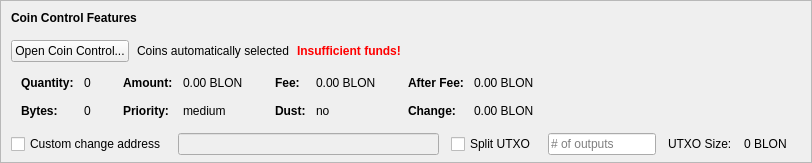
    <widget class="QFrame" name="frameCoinControl">
     <property name="sizePolicy">
      <sizepolicy hsizetype="Expanding" vsizetype="Expanding">
       <horstretch>0</horstretch>
       <verstretch>0</verstretch>
      </sizepolicy>
     </property>
     <property name="maximumSize">
      <size>
       <width>16777215</width>
       <height>16777215</height>
      </size>
     </property>
     <property name="frameShape">
      <enum>QFrame::StyledPanel</enum>
     </property>
     <property name="frameShadow">
      <enum>QFrame::Sunken</enum>
     </property>
     <layout class="QVBoxLayout" name="verticalLayoutCoinControl2">
      <property name="spacing">
       <number>0</number>
      </property>
      <property name="leftMargin">
       <number>0</number>
      </property>
      <property name="topMargin">
       <number>0</number>
      </property>
      <property name="rightMargin">
       <number>0</number>
      </property>
      <property name="bottomMargin">
       <number>6</number>
      </property>
      <item>
       <layout class="QVBoxLayout" name="verticalLayoutCoinControl" stretch="0,0,0,0,1">
        <property name="spacing">
         <number>0</number>
        </property>
        <property name="leftMargin">
         <number>10</number>
        </property>
        <property name="topMargin">
         <number>10</number>
        </property>
        <item>
         <layout class="QHBoxLayout" name="horizontalLayoutCoinControl1">
          <property name="bottomMargin">
           <number>15</number>
          </property>
          <item>
           <widget class="QLabel" name="labelCoinControlFeatures">
            <property name="sizePolicy">
             <sizepolicy hsizetype="Preferred" vsizetype="Maximum">
              <horstretch>0</horstretch>
              <verstretch>0</verstretch>
             </sizepolicy>
            </property>
            <property name="font">
             <font>
              <weight>75</weight>
              <bold>true</bold>
             </font>
            </property>
            <property name="styleSheet">
             <string notr="true">font-weight:bold;</string>
            </property>
            <property name="text">
             <string>Coin Control Features</string>
            </property>
           </widget>
          </item>
         </layout>
        </item>
        <item>
         <layout class="QHBoxLayout" name="horizontalLayoutCoinControl2" stretch="0,0,0,0">
          <property name="spacing">
           <number>8</number>
          </property>
          <property name="bottomMargin">
           <number>10</number>
          </property>
          <item>
           <widget class="QPushButton" name="pushButtonCoinControl">
            <property name="styleSheet">
             <string notr="true"/>
            </property>
            <property name="text">
             <string>Open Coin Control...</string>
            </property>
            <property name="autoDefault">
             <bool>false</bool>
            </property>
           </widget>
          </item>
          <item>
           <widget class="QLabel" name="labelCoinControlAutomaticallySelected">
            <property name="text">
             <string>Coins automatically selected</string>
            </property>
            <property name="margin">
             <number>5</number>
            </property>
           </widget>
          </item>
          <item>
           <widget class="QLabel" name="labelCoinControlInsuffFunds">
            <property name="font">
             <font>
              <weight>75</weight>
              <bold>true</bold>
             </font>
            </property>
            <property name="styleSheet">
             <string notr="true">color:red;font-weight:bold;</string>
            </property>
            <property name="text">
             <string>Insufficient funds!</string>
            </property>
            <property name="margin">
             <number>5</number>
            </property>
           </widget>
          </item>
          <item>
           <spacer name="horizontalSpacerCoinControl">
            <property name="orientation">
             <enum>Qt::Horizontal</enum>
            </property>
            <property name="sizeHint" stdset="0">
             <size>
              <width>40</width>
              <height>1</height>
             </size>
            </property>
           </spacer>
          </item>
         </layout>
        </item>
        <item>
         <widget class="QWidget" name="widgetCoinControl" native="true">
          <property name="sizePolicy">
           <sizepolicy hsizetype="Preferred" vsizetype="Preferred">
            <horstretch>0</horstretch>
            <verstretch>0</verstretch>
           </sizepolicy>
          </property>
          <property name="minimumSize">
           <size>
            <width>0</width>
            <height>0</height>
           </size>
          </property>
          <property name="styleSheet">
           <string notr="true"/>
          </property>
          <layout class="QHBoxLayout" name="horizontalLayoutCoinControl5">
           <property name="leftMargin">
            <number>0</number>
           </property>
           <property name="topMargin">
            <number>0</number>
           </property>
           <property name="rightMargin">
            <number>0</number>
           </property>
           <property name="bottomMargin">
            <number>0</number>
           </property>
           <item>
            <layout class="QHBoxLayout" name="horizontalLayoutCoinControl3" stretch="0,0,0,1">
             <property name="spacing">
              <number>20</number>
             </property>
             <property name="topMargin">
              <number>0</number>
             </property>
             <property name="bottomMargin">
              <number>10</number>
             </property>
             <item>
              <layout class="QFormLayout" name="formLayoutCoinControl1">
               <property name="horizontalSpacing">
                <number>10</number>
               </property>
               <property name="verticalSpacing">
                <number>14</number>
               </property>
               <property name="leftMargin">
                <number>10</number>
               </property>
               <property name="topMargin">
                <number>4</number>
               </property>
               <property name="rightMargin">
                <number>6</number>
               </property>
               <item row="0" column="0">
                <widget class="QLabel" name="labelCoinControlQuantityText">
                 <property name="font">
                  <font>
                   <weight>75</weight>
                   <bold>true</bold>
                  </font>
                 </property>
                 <property name="text">
                  <string>Quantity:</string>
                 </property>
                 <property name="margin">
                  <number>0</number>
                 </property>
                </widget>
               </item>
               <item row="0" column="1">
                <widget class="QLabel" name="labelCoinControlQuantity">
                 <property name="cursor">
                  <cursorShape>IBeamCursor</cursorShape>
                 </property>
                 <property name="contextMenuPolicy">
                  <enum>Qt::ActionsContextMenu</enum>
                 </property>
                 <property name="text">
                  <string notr="true">0</string>
                 </property>
                 <property name="margin">
                  <number>0</number>
                 </property>
                 <property name="textInteractionFlags">
                  <set>Qt::LinksAccessibleByMouse|Qt::TextSelectableByKeyboard|Qt::TextSelectableByMouse</set>
                 </property>
                </widget>
               </item>
               <item row="1" column="0">
                <widget class="QLabel" name="labelCoinControlBytesText">
                 <property name="font">
                  <font>
                   <weight>75</weight>
                   <bold>true</bold>
                  </font>
                 </property>
                 <property name="text">
                  <string>Bytes:</string>
                 </property>
                </widget>
               </item>
               <item row="1" column="1">
                <widget class="QLabel" name="labelCoinControlBytes">
                 <property name="cursor">
                  <cursorShape>IBeamCursor</cursorShape>
                 </property>
                 <property name="contextMenuPolicy">
                  <enum>Qt::ActionsContextMenu</enum>
                 </property>
                 <property name="text">
                  <string notr="true">0</string>
                 </property>
                 <property name="textInteractionFlags">
                  <set>Qt::LinksAccessibleByMouse|Qt::TextSelectableByKeyboard|Qt::TextSelectableByMouse</set>
                 </property>
                </widget>
               </item>
              </layout>
             </item>
             <item>
              <layout class="QFormLayout" name="formLayoutCoinControl2">
               <property name="horizontalSpacing">
                <number>10</number>
               </property>
               <property name="verticalSpacing">
                <number>14</number>
               </property>
               <property name="leftMargin">
                <number>6</number>
               </property>
               <property name="topMargin">
                <number>4</number>
               </property>
               <property name="rightMargin">
                <number>6</number>
               </property>
               <item row="0" column="0">
                <widget class="QLabel" name="labelCoinControlAmountText">
                 <property name="font">
                  <font>
                   <weight>75</weight>
                   <bold>true</bold>
                  </font>
                 </property>
                 <property name="text">
                  <string>Amount:</string>
                 </property>
                 <property name="margin">
                  <number>0</number>
                 </property>
                </widget>
               </item>
               <item row="0" column="1">
                <widget class="QLabel" name="labelCoinControlAmount">
                 <property name="cursor">
                  <cursorShape>IBeamCursor</cursorShape>
                 </property>
                 <property name="contextMenuPolicy">
                  <enum>Qt::ActionsContextMenu</enum>
                 </property>
                 <property name="text">
                  <string notr="true">0.00 BLON</string>
                 </property>
                 <property name="textInteractionFlags">
                  <set>Qt::LinksAccessibleByMouse|Qt::TextSelectableByKeyboard|Qt::TextSelectableByMouse</set>
                 </property>
                </widget>
               </item>
               <item row="1" column="0">
                <widget class="QLabel" name="labelCoinControlPriorityText">
                 <property name="font">
                  <font>
                   <weight>75</weight>
                   <bold>true</bold>
                  </font>
                 </property>
                 <property name="text">
                  <string>Priority:</string>
                 </property>
                </widget>
               </item>
               <item row="1" column="1">
                <widget class="QLabel" name="labelCoinControlPriority">
                 <property name="cursor">
                  <cursorShape>IBeamCursor</cursorShape>
                 </property>
                 <property name="contextMenuPolicy">
                  <enum>Qt::ActionsContextMenu</enum>
                 </property>
                 <property name="text">
                  <string>medium</string>
                 </property>
                 <property name="textInteractionFlags">
                  <set>Qt::LinksAccessibleByMouse|Qt::TextSelectableByKeyboard|Qt::TextSelectableByMouse</set>
                 </property>
                </widget>
               </item>
              </layout>
             </item>
             <item>
              <layout class="QFormLayout" name="formLayoutCoinControl3">
               <property name="horizontalSpacing">
                <number>10</number>
               </property>
               <property name="verticalSpacing">
                <number>14</number>
               </property>
               <property name="leftMargin">
                <number>6</number>
               </property>
               <property name="topMargin">
                <number>4</number>
               </property>
               <property name="rightMargin">
                <number>6</number>
               </property>
               <item row="0" column="0">
                <widget class="QLabel" name="labelCoinControlFeeText">
                 <property name="font">
                  <font>
                   <weight>75</weight>
                   <bold>true</bold>
                  </font>
                 </property>
                 <property name="text">
                  <string>Fee:</string>
                 </property>
                 <property name="margin">
                  <number>0</number>
                 </property>
                </widget>
               </item>
               <item row="0" column="1">
                <widget class="QLabel" name="labelCoinControlFee">
                 <property name="cursor">
                  <cursorShape>IBeamCursor</cursorShape>
                 </property>
                 <property name="contextMenuPolicy">
                  <enum>Qt::ActionsContextMenu</enum>
                 </property>
                 <property name="text">
                  <string notr="true">0.00 BLON</string>
                 </property>
                 <property name="textInteractionFlags">
                  <set>Qt::LinksAccessibleByMouse|Qt::TextSelectableByKeyboard|Qt::TextSelectableByMouse</set>
                 </property>
                </widget>
               </item>
               <item row="1" column="0">
                <widget class="QLabel" name="labelCoinControlLowOutputText">
                 <property name="font">
                  <font>
                   <weight>75</weight>
                   <bold>true</bold>
                  </font>
                 </property>
                 <property name="text">
                  <string>Dust:</string>
                 </property>
                </widget>
               </item>
               <item row="1" column="1">
                <widget class="QLabel" name="labelCoinControlLowOutput">
                 <property name="cursor">
                  <cursorShape>IBeamCursor</cursorShape>
                 </property>
                 <property name="contextMenuPolicy">
                  <enum>Qt::ActionsContextMenu</enum>
                 </property>
                 <property name="text">
                  <string>no</string>
                 </property>
                 <property name="textInteractionFlags">
                  <set>Qt::LinksAccessibleByMouse|Qt::TextSelectableByKeyboard|Qt::TextSelectableByMouse</set>
                 </property>
                </widget>
               </item>
              </layout>
             </item>
             <item>
              <layout class="QFormLayout" name="formLayoutCoinControl4">
               <property name="horizontalSpacing">
                <number>10</number>
               </property>
               <property name="verticalSpacing">
                <number>14</number>
               </property>
               <property name="leftMargin">
                <number>6</number>
               </property>
               <property name="topMargin">
                <number>4</number>
               </property>
               <property name="rightMargin">
                <number>6</number>
               </property>
               <item row="0" column="0">
                <widget class="QLabel" name="labelCoinControlAfterFeeText">
                 <property name="font">
                  <font>
                   <weight>75</weight>
                   <bold>true</bold>
                  </font>
                 </property>
                 <property name="text">
                  <string>After Fee:</string>
                 </property>
                 <property name="margin">
                  <number>0</number>
                 </property>
                </widget>
               </item>
               <item row="0" column="1">
                <widget class="QLabel" name="labelCoinControlAfterFee">
                 <property name="cursor">
                  <cursorShape>IBeamCursor</cursorShape>
                 </property>
                 <property name="contextMenuPolicy">
                  <enum>Qt::ActionsContextMenu</enum>
                 </property>
                 <property name="text">
                  <string notr="true">0.00 BLON</string>
                 </property>
                 <property name="textInteractionFlags">
                  <set>Qt::LinksAccessibleByMouse|Qt::TextSelectableByKeyboard|Qt::TextSelectableByMouse</set>
                 </property>
                </widget>
               </item>
               <item row="1" column="0">
                <widget class="QLabel" name="labelCoinControlChangeText">
                 <property name="font">
                  <font>
                   <weight>75</weight>
                   <bold>true</bold>
                  </font>
                 </property>
                 <property name="text">
                  <string>Change:</string>
                 </property>
                </widget>
               </item>
               <item row="1" column="1">
                <widget class="QLabel" name="labelCoinControlChange">
                 <property name="cursor">
                  <cursorShape>IBeamCursor</cursorShape>
                 </property>
                 <property name="contextMenuPolicy">
                  <enum>Qt::ActionsContextMenu</enum>
                 </property>
                 <property name="text">
                  <string notr="true">0.00 BLON</string>
                 </property>
                 <property name="textInteractionFlags">
                  <set>Qt::LinksAccessibleByMouse|Qt::TextSelectableByKeyboard|Qt::TextSelectableByMouse</set>
                 </property>
                </widget>
               </item>
              </layout>
             </item>
            </layout>
           </item>
          </layout>
         </widget>
        </item>
        <item>
         <layout class="QHBoxLayout" name="horizontalLayoutCoinControl4" stretch="0,0,0,0,0,0,0">
          <property name="spacing">
           <number>12</number>
          </property>
          <property name="sizeConstraint">
           <enum>QLayout::SetDefaultConstraint</enum>
          </property>
          <property name="topMargin">
           <number>5</number>
          </property>
          <property name="rightMargin">
           <number>5</number>
          </property>
          <item>
           <widget class="QCheckBox" name="checkBoxCoinControlChange">
            <property name="toolTip">
             <string>If this is activated, but the change address is empty or invalid, change will be sent to a newly generated address.</string>
            </property>
            <property name="text">
             <string>Custom change address</string>
            </property>
           </widget>
          </item>
          <item>
           <widget class="QValidatedLineEdit" name="lineEditCoinControlChange">
            <property name="enabled">
             <bool>false</bool>
            </property>
            <property name="sizePolicy">
             <sizepolicy hsizetype="Expanding" vsizetype="Fixed">
              <horstretch>0</horstretch>
              <verstretch>0</verstretch>
             </sizepolicy>
            </property>
           </widget>
          </item>
          <item>
           <widget class="QCheckBox" name="splitBlockCheckBox">
            <property name="text">
             <string>Split UTXO</string>
            </property>
           </widget>
          </item>
          <item>
           <widget class="QLineEdit" name="splitBlockLineEdit">
            <property name="sizePolicy">
             <sizepolicy hsizetype="Fixed" vsizetype="Fixed">
              <horstretch>50</horstretch>
              <verstretch>0</verstretch>
             </sizepolicy>
            </property>
            <property name="placeholderText">
             <string># of outputs</string>
            </property>
           </widget>
          </item>
          <item>
           <widget class="QLabel" name="labelBlockSizeText">
            <property name="text">
             <string>UTXO Size:</string>
            </property>
           </widget>
          </item>
          <item>
           <widget class="QLabel" name="labelBlockSize">
            <property name="text">
             <string>0 BLON</string>
            </property>
           </widget>
          </item>
          <item>
           <widget class="QLabel" name="labelCoinControlChangeLabel">
            <property name="sizePolicy">
             <sizepolicy hsizetype="Preferred" vsizetype="Expanding">
              <horstretch>0</horstretch>
              <verstretch>0</verstretch>
             </sizepolicy>
            </property>
            <property name="minimumSize">
             <size>
              <width>0</width>
              <height>0</height>
             </size>
            </property>
            <property name="text">
             <string/>
            </property>
            <property name="margin">
             <number>3</number>
            </property>
           </widget>
          </item>
         </layout>
        </item>
        <item>
         <spacer name="verticalSpacerCoinControl">
          <property name="orientation">
           <enum>Qt::Vertical</enum>
          </property>
          <property name="sizeHint" stdset="0">
           <size>
            <width>800</width>
            <height>1</height>
           </size>
          </property>
         </spacer>
        </item>
       </layout>
      </item>
     </layout>
    </widget>
